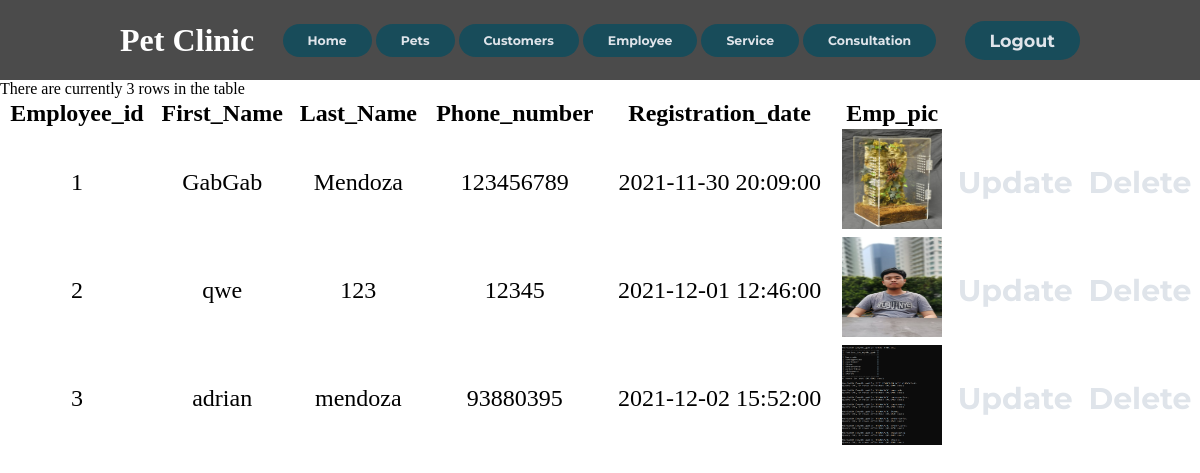
The page /employee.php (signed in) on the database as committed earlier.
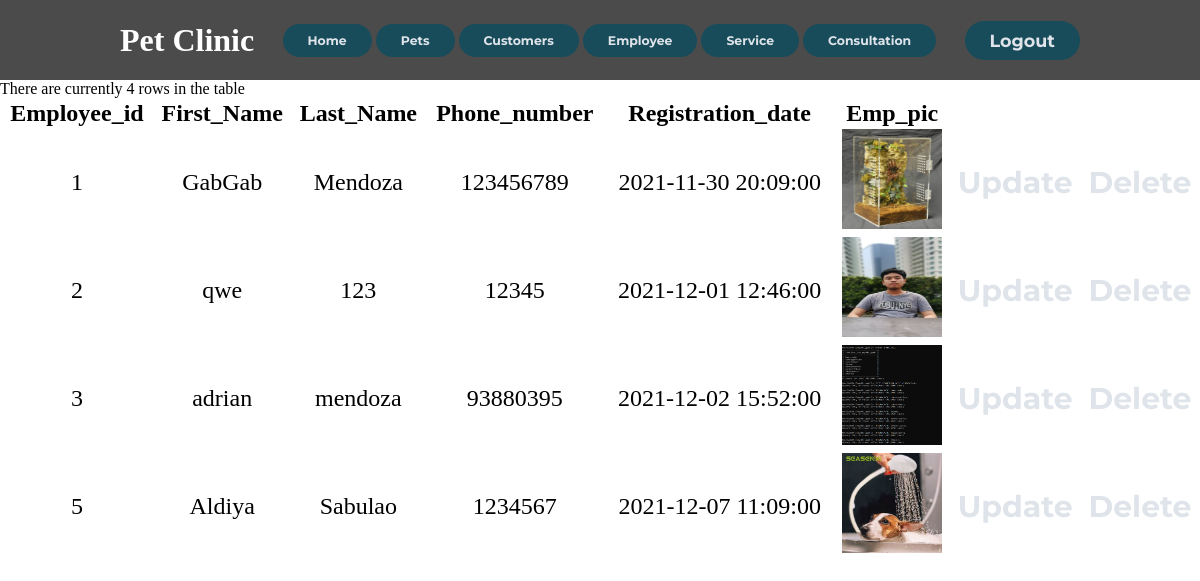
The same page on the database as committed later.
### tables this page shows
CREATE TABLE `employee` (
  `Employee_id` int(45) NOT NULL AUTO_INCREMENT,
  `First_name` varchar(45) NOT NULL,
  `Last_name` varchar(45) NOT NULL,
  `Email` varchar(100) NOT NULL,
  `Password` varchar(255) NOT NULL,
  `Phone_number` varchar(45) NOT NULL,
  `Registration_date` datetime DEFAULT NULL,
  `Emp_pic` varchar(100) NOT NULL,
  PRIMARY KEY (`Employee_id`)
);

### employee.php (the view, shortened to what this page needs)
<!DOCTYPE html>
<html lang="en">
<head>
    <link rel="stylesheet" href="./styles/style.css">
</head>
<body style="background: url(https://wallpapercave.com/wp/B1sODrM.jpg); background-size: 115% ; ">
    <?php
    include "includes/config.php";
    ?>
    <header>
        <div class="logo">
            <h1>Pet Clinic</h1>
        </div>
        <nav>
            <ul>
                <button> <a href="index.php">
                        <h5>Home</h5>
                    </a></button>
                <button> <a href="pets.php">
                        <h5>Pets</h5>
                    </a></button>
                <button><a href="customer.php">
                        <h5>Customers</h5>
                    </a></button>
                <button><a href="employee.php">
                        <h5>Employee</h5>
                    </a></button>
                <button><a href="service.php">
                        <h5>Service</h5>
                    </a></button>
                <button><a href="consultationz.php">
                        <h5>Consultation</h5>
                    </a></button>
            </ul>
        </nav>
        <button><?php if ((isset($_SESSION['Employee_id'])) && (basename($_SERVER['PHP_SELF']) != 'logout.php')) {
                    echo '<a href="logout.php"><h3>Logout</h3></a>';
                } else {
                    echo '<a href="login.php"><h3>Login</h3></a>';
                }
                ?></button>
    </header>
    <table>
        <thead>
            <tr>
                <th>Employee_id</th>
                <th>First_Name</th>
                <th>Last_Name</th>
                <th>Phone_number</th>
                <th>Registration_date</th>
                <th>Emp_pic</th>
            </tr>
        </thead>
        <tbody>
            <?php
            if (!isset($_SESSION['Employee_id'])) {
                require('includes/login_functions.inc.php');
                echo "<p>please log in to view employees.</p>";
            } else {
                $result = mysqli_query($conn, "SELECT * FROM employee ORDER BY Employee_id ASC");
                $num_rows = mysqli_num_rows($result);
                echo "There are currently $num_rows rows in the table<P>";
                while ($row = mysqli_fetch_array($result)) {
                    echo "<tr>\n";
                    echo "<td>" . $row['Employee_id'] . "</td>";
                    echo "<td>" . $row['First_name'] . "</td>";
                    echo "<td>" . $row['Last_name'] . "</td>";
                    echo "<td>" . $row['Phone_number'] . "</td>";
                    echo "<td>" . $row['Registration_date'] . "</td>";
                    echo "<td><img width = '100px' height = '100px' src =" . $row['Emp_pic'] . "></td>";
                    echo "<td align='center'><a href='edit2.php?Employee_id=" . $row['Employee_id'] . "' role='button'> <h1>Update</h1></a></td>";
                    echo "<td align='center'><a href='delete2.php?Employee_id=" . $row['Employee_id'] . "' role='button'> <h1>Delete</h1></a></td>";
                    echo "</tr>\n";
                }
            }
            ?>
        </tbody>
    </table>
</body>
</html>

### styles/style.css (style rules this page uses)
* { box-sizing: border-box; margin: 0; padding: 0; }
table { width: 100%; text-align: center; font-size: 1.5em; }
li, a, button { font-family: "Montserrat", sans-serif; font-weight: 500; font-size: 15px; color: #dfe4ea; text-decoration: none; }
header { display: flex; justify-content: space-between; align-items: center; padding: 30px 10%; background-color: #4b4b4b; height: 10vh; }
.logo { cursor: auto; color: white; }
button { padding: 9px 25px; background-color: rgba(12, 77, 94, 0.8); border: none; border-radius: 50px; cursor: pointer; transition: all 0.3s ease 0s; }

Rows that differ between the two databases and show on the page:
added employee: Employee_id "5", First_name "Aldiya", Last_name "Sabulao", Phone_number "1234567", Registration_date "2021-12-07 11:09:00", Emp_pic (picture)
Other text that changed with them:
text written by a page script: "There are currently 3 rows in the table" → "There are currently 4 rows in the table"
